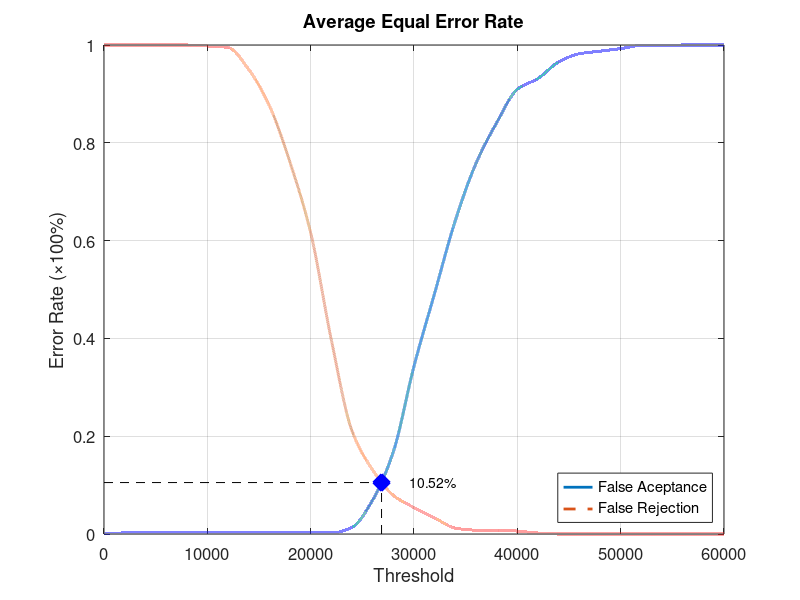
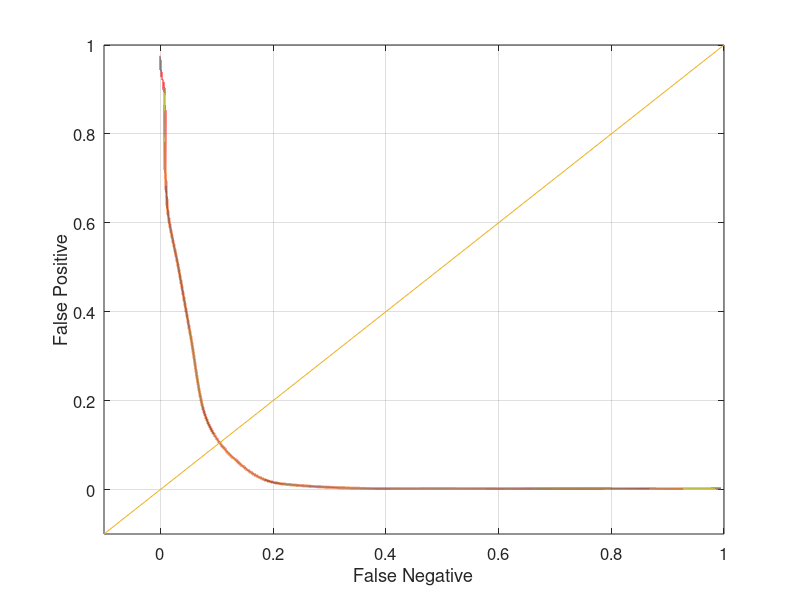

These charts were generated, in order, by the following MATLAB code:
function yEER = Database4Average
close all;
clear;
clc;
x = 0:2000:60000;
xq = 0:0.5:60000;

y0 = [0 0.00210526 0.00210526 0.00210526 0.00210526 0.00210526 0.00210526 0.00210526 0.00210526 0.00210526 0.00210526 0.00210526 0.0136842 0.0694737 0.168421 0.343158 0.492632 0.641053 0.757895 0.841053 0.909474 0.931579 0.965263 0.982105 0.987368 0.992632 0.998947 0.998947 1 1 1];
yy0 = interp1(x, y0, xq, 'pchip');
y1 = [1 1 1 1 1 0.998 0.995 0.95 0.876 0.76 0.616 0.397 0.211 0.131 0.079 0.054 0.033 0.012 0.008 0.008 0.006 0.002 0 0 0 0 0 0 0 0 0];
yy1 = interp1(x, y1, xq, 'pchip');

% Calculating EER: 
y2 = abs(y0 - y1);
find(y2 == min(y2))
yy2 = abs(yy0 - yy1);
xEER = find(yy2 == min(yy2));
xEERIndex = xq(xEER) % X-axis EER
yEER = yy0(xEER) % Y-axis EER

main = figure
plot(xq, yy0,'-','LineWidth', 2);	hold on
plot(xq, yy1,'--','LineWidth', 2);	hold on
plot([xEERIndex xEERIndex], [0 yEER], 'k--');	hold on
plot([0 xEERIndex], [yEER yEER], 'k--');	hold on
plot(xEERIndex, yEER, 'bx', 'LineWidth', 10);	hold on
text(xEERIndex + 10 * xEERIndex / 100, yEER, [num2str(round((10000 * yEER)) / 100) '%'])
legend('False Aceptance', 'False Rejection', 'Location', 'SouthEast')
xlabel('Threshold')
ylabel('Error Rate (\times100%)')
title('Average Equal Error Rate')
set(gca, 'FontSize', 12)
axis([0 60000 0 1])
grid on

print(main, 'Database4AverageMain', '-dpng');
FNRxFPR = figure('Color', [1 1 1]);
plot(yy1, yy0, '-', yy1, yy0, 'LineWidth', 2);
hold on
y = -0.1:0.1:1
plot(y, y); 
set(gca, 'FontSize', 12)
xlabel('False Negative')
ylabel('False Positive')
axis([-0.1 1 -0.1 1])
set(gca, 'FontSize', 12)
grid on

print(FNRxFPR, 'Database4AverageFNRxFPR','-dpng');
end
